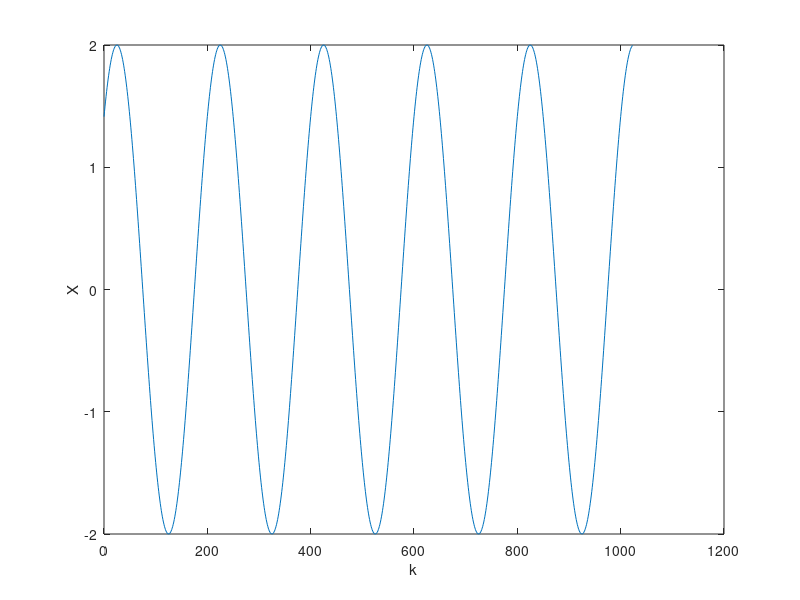

Recreate this plot in MATLAB.
K = 1023;

k = 0:1:K;

A = 2;

T = 200;

dt = 1;

psi = pi / 4;

X = A * sin(((2*pi*k*dt) / (T)) + psi);

plot(k, X);

xlabel('k');
ylabel('X');